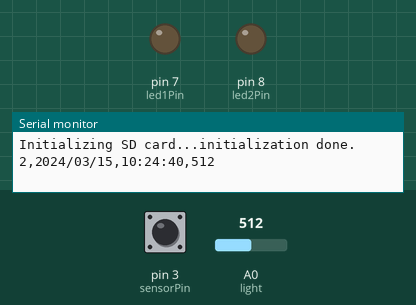
Simulated run of this sketch. Board: Arduino Uno, built with avr-gcc and run on an emulated ATmega328P. Parts: output pins drawn as LEDs (lit = HIGH), the last lines printed to the serial monitor. Dashed ring = blinking. Inputs (shaded band) come from the test bench; at power-on: pin 3 (sensorPin) HIGH, A0 (light) = 512. The local clock reads 2024-03-15 10:24:30 at power-on unless the sketch sets it; storage starts empty.

Above: at 18.0 s.
18.1 s: pin 3 (sensorPin) pulsed LOW 2 times (0.12 s each, 0.3 s apart)
At 18.53 s:
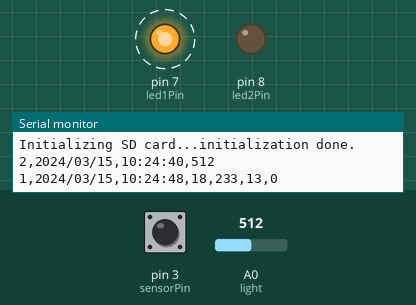
Timing chart, 0 to 21.1 s (numbered marks = the images above; inputs shaded):
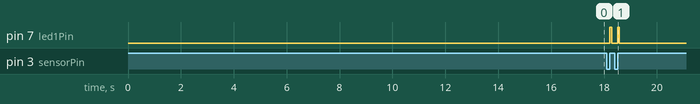

Measured:
- after the input at 18.1 s, pin 7 (led1Pin): alternates HIGH for 0.06 s and LOW for 0.24 s, 4 changes in all, then stays LOW, starting after 0.12 s

The sketch:

arduino_bat_data_logger3.ino
```cpp
// Prototype bat call logger.  Count calls, log to SD card

#include <SPI.h>
#include <SD.h>
//#include <Sleep_nm1.h>
//#include <SimpleTimer.h>
#include "RTClib.h"
#include <Wire.h>

/* Pins used by the data logger
   10 - SD card
   4, 5 - RTC
*/

#define TEMP_INTERVAL_MS 10000
#define BAT_CHANNEL 1
#define TEMP_CHANNEL 2

byte led1Pin = 7 ;
byte led2Pin = 8 ;
byte sensorPin = 3 ;
byte light = 0 ;
char _buf[101] = {0};
RTC_DS1307 RTC;

volatile unsigned long int count = 0 ;
static unsigned long int prevCount = 0 ;
volatile byte state = 0 ;
volatile unsigned long startMicros = 0 ;
volatile unsigned long int startCount = 0 ;


// Kludge to get sane times
DateTime getDateTime ( )
{
  int i = 0 ;
  DateTime temp = RTC.now ( ) ;
  while ( temp.year ( ) == 2165 && i < 5 )
  {
    temp = RTC.now ( ) ;
    i++ ;
  }
  return temp ;
}

// ISR
void batDetect ( )
{
  count ++ ;
  if ( state == 0 )
  {
    startMicros = micros ( ) ;
    startCount = count ;
    state = 1 ;
  }
}

void setup()
{

  // Open serial communications and wait for port to open:
  Serial.begin(9600);

  Serial.print("Initializing SD card...");

  if (!SD.begin(10)) {
    Serial.println("initialization failed!");
    return;
  }

  Wire.begin();
  RTC.begin();
  if (! RTC.isrunning())
  {
    Serial.println("RTC is NOT running!");
    RTC.adjust(DateTime(__DATE__, __TIME__));
  }

  Serial.println("initialization done.");

  pinMode ( led1Pin, OUTPUT ) ;
  pinMode ( led2Pin, OUTPUT ) ;
  pinMode ( sensorPin, INPUT_PULLUP ) ;
  pinMode ( light, OUTPUT) ;
  attachInterrupt ( digitalPinToInterrupt ( sensorPin ), batDetect, RISING);
  digitalWrite ( led1Pin, LOW ) ;
  digitalWrite ( led2Pin, LOW ) ;
}

void loop()
{
  DateTime now ;
  String _customLog = customLog(TEMP_INTERVAL_MS, 1);
  char buf[100] = { 0 } ;
  unsigned int delta = count - prevCount ;
  if ( delta )
  {
    digitalWrite ( led1Pin, HIGH ) ;
    prevCount = count ;
  }
  else
  {
    if ( state )
    {
      // Calculate duration (+/- 20ms) in ms.
      unsigned int durationMs = ( micros ( ) - startMicros ) / 1000L ;

      // Calculate delta count
      unsigned int totalCount = count - startCount ;

      // Calculate seconds and fractions of a sec
      unsigned long int ms = millis ( ) ;
      unsigned int secs = ms / 1000 ;
      unsigned int frac = ms % 1000 ;


      sprintf ( buf, "%d,%d,%u,%u", secs, frac, durationMs, totalCount ) ;
      now = getDateTime ( ) ;

      writeLog ( BAT_CHANNEL, String ( buf ), _customLog ) ;

      state = 0 ;
      digitalWrite ( led1Pin, LOW ) ;
    }
  }

  if (_customLog != "NULL")
  {
    now = getDateTime ( ) ;
    writeLog(TEMP_CHANNEL, String(buf), _customLog);
  }
  delay ( 10 ) ; // allow time for something to happen
}

String customLog(unsigned int _time, int call)
{
  static unsigned long startMillis = millis();

  if (call == 0)
  {
    if (millis() - startMillis > _time)
    {
      char buff[50];
      sprintf(buff, "%d,", 1024 - analogRead(light));
      startMillis = millis();
      return String(buff);
    }
  }
  else
  {
    if (millis() - startMillis > _time)
    {
      char buff[50];
      sprintf(buff, "%d", 1024 - analogRead(light));
      startMillis = millis();
      return String(buff);
    }
  }

    return "NULL";
}

void writeLog(int channel, String data, String otherLog)
{
  File fileLog;
  fileLog = SD.open("Log.txt", FILE_WRITE);
  DateTime now = getDateTime();

  sprintf(_buf, "%d/%02d/%02d,%02d:%02d:%02d", now.year(), now.month(), now.day(), now.hour(), now.minute(), now.second());

  String temp;
  temp = String(channel) + "," + _buf;

  if (channel == 1)
  {
      temp = temp + "," + data;
  }

  if (otherLog != "NULL")
  {
    temp = temp + "," + otherLog;
  }

  Serial.println(temp);
  Serial.flush();
  if (fileLog)
  {
    fileLog.println(temp);
    fileLog.close();
  }
  else
  {
    Serial.println("Could not write Log");
  }
}

char * TimeToString(unsigned long t)
{
  static char str[12];
  long h = t / 3600;
  t = t % 3600;
  int m = t / 60;
  int s = t % 60;
  sprintf(str, "%04ld:%02.0d:%02.0d", h, m, s);
  return str;
}
```
